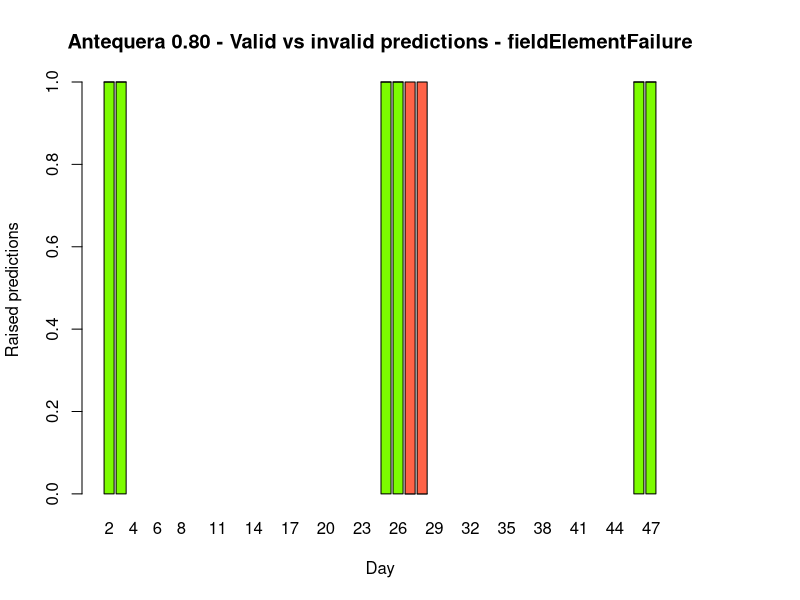
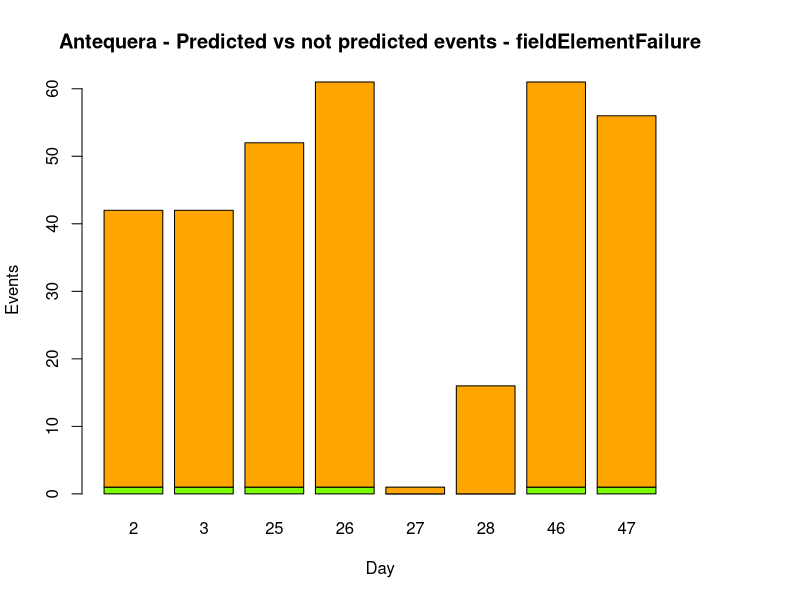
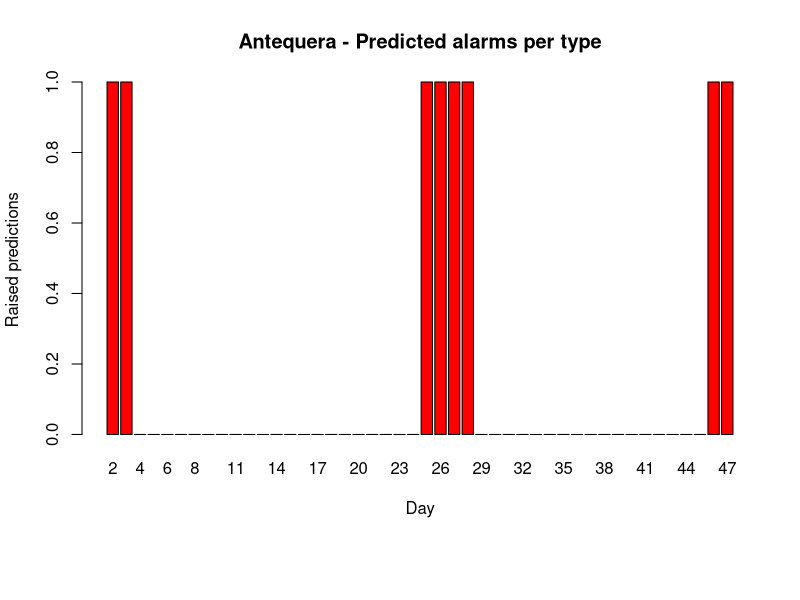

The R source for these figures, in order:
antequera_fired <- read.csv("fired_rules/antequera_timeline_out_80.txt", header= TRUE, sep=" ")
antequera_fired$accum <- antequera_fired$valid + antequera_fired$invalid

data <- antequera_fired[antequera_fired$time < 50,]
data <- data[with(data, order(time)), ]


days_types_plot <- function(data, name, title="Valid vs invalid predictions", path="graphs/fired_timelines", besid=FALSE) {
  dir.create(path, showWarnings = FALSE)
  filename <- paste(path,"/",name,"_pred_type_dist.png",sep="")
  types = levels(as.factor(data$alarm_type))
  numtyp = length(types)
  height = 1/numtyp
  alldays = data.frame(time = min(data$time):max(data$time))
  png(filename, width=1000, height=300*numtyp, res=100)
  plot.new()
  #ord = 2*1:numtyp
  #ordd = ord - 1
  ord = (numtyp+1):(2*numtyp)
  ordd = 1:numtyp
  orders = cbind(ordd,ord)
  layout(orders, heights = rep(height,numtyp), widths=c(0.9,0.1))
  for(i in 1:numtyp) {
    stacks = NULL
    ns = data[data$alarm_type == types[i],]
    ns <- merge(ns,alldays,by="time", all.y = TRUE)
    rownames(ns) <- ns$time
    day = factor(ns$time)
    stacks = rbind(stacks,ns$valid)
    stacks = rbind(stacks,ns$invalid)
    rownames(stacks) <- c("valid","invalid")
    colnames(stacks) <- ns$time
    barplot(stacks,col=c("lawngreen","tomato"), main=paste(name,title,types[i],sep=" - "), xlab="Day", ylab="Raised predictions", beside=besid)
    legend(60,15, c("right","wrong"), fill=c("lawngreen","tomato"), xpd=NA)
  }
  dev.off()
}

days_types_plot(data,"Antequera 0.80")

days_types_pred_fract <- function(data, name, title="Predicted vs not predicted events", path="graphs/fired_timelines", besid=FALSE) {
  dir.create(path, showWarnings = FALSE)
  filename <- paste(path,"/",name,"_pred_vs_notpred.png",sep="")
  types = levels(as.factor(data$alarm_type))
  numtyp = length(types)
  height = 1/numtyp
  png(filename, width=1000, height=300*numtyp, res=100)
  plot.new()
  #ord = 2*1:numtyp
  #ordd = ord - 1
  ord = (numtyp+1):(2*numtyp)
  ordd = 1:numtyp
  orders = cbind(ordd,ord)
  layout(orders, heights = rep(height,numtyp), widths=c(0.9,0.1))
  for(i in 1:numtyp) {
    stacks = NULL
    ns = data[data$alarm_type == types[i],]
    rownames(ns) <- ns$time
    day = factor(ns$time)
    ns$nonpred <- ns$real - ns$valid
    stacks = rbind(stacks,ns$valid)
    stacks = rbind(stacks,ns$nonpred)
    rownames(stacks) <- c("predicted","non predicted")
    colnames(stacks) <- ns$time
    barplot(stacks,col=c("lawngreen","orange"), main=paste(name,title,types[i],sep=" - "), xlab="Day", ylab="Events", beside=besid)
    legend(58,60, c("predicted","not predicted"), fill=c("lawngreen","tomato"), xpd=NA)
  }
  dev.off()
}

days_types_pred_fract(data,"Antequera")

pred_per_day_type <- function(data, name, title="Predicted alarms per type", path="graphs/fired_timelines", besid=FALSE) {
  dir.create(path, showWarnings = FALSE)
  filename <- paste(path,"/",name,"_firedalarmstimeline.png",sep="")
  types = levels(as.factor(data$alarm_type))
  numtyp = length(types)
  png(filename, width=1000, height=500, res=100)
  plot.new()
  layout(matrix(c(1,2)), heights=c(0.9,0.1))
  stacks = NULL
  alldays = data.frame(time = min(data$time):max(data$time))
  for(i in 1:numtyp) {
    ns = data[data$alarm_type == types[i],]
    ns <- merge(ns,alldays,by="time", all.y = TRUE)
    ns$alarm_type <- NULL
    ns[is.na(ns)] <- 0
    rownames(ns) <- ns$time
    stacks = rbind(stacks,ns$accum)
  }
  rownames(stacks) <- types
  colnames(stacks) <- alldays$time
  barplot(stacks,col=rainbow(numtyp), main=paste(name,title,sep=" - "), beside=besid, xlab="Day", ylab="Raised predictions")
  legend(0,-5, types, fill=rainbow(numtyp), xpd=NA)
  dev.off()
}

pred_per_day_type(data,"Antequera")